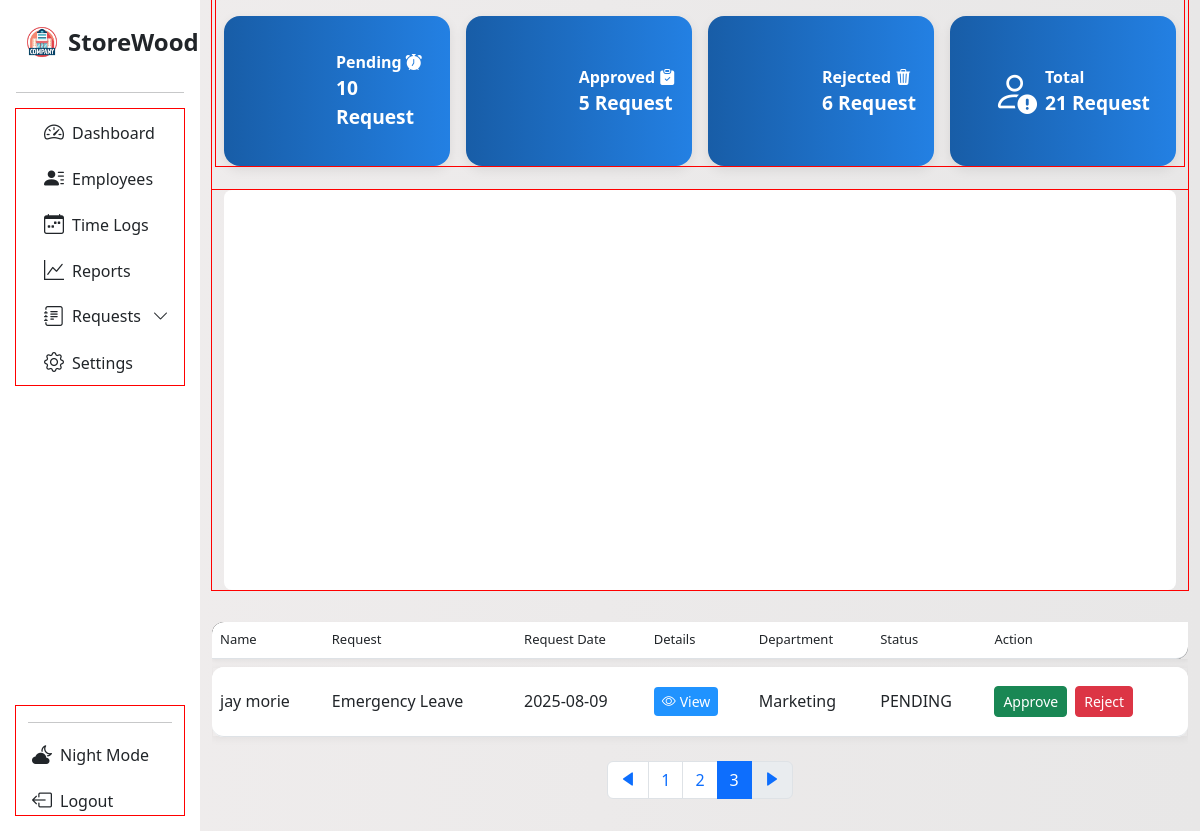
The page /request_page?page=3 on the database its author committed.
### tables this page shows
CREATE TABLE request (
                    id INTEGER PRIMARY KEY AUTOINCREMENT,
                    request_id TEXT,
                    name TEXT,
                    request_type TEXT,
                    date TEXT,
                    details TEXT,
                    department TEXT,
                    status TEXT DEFAULT 'PENDING',
                    action TEXT, time, expiration_time, expiration_date);

### App/main.py (the view)
@app.route('/request_page', methods=['GET'])
def request_page():
    rows = []
    page = int(request.args.get('page', 1))
    per_page = 10
    offset = (page - 1) * per_page
    try:
        with sqlite3.connect(db.connect_request_table()) as req_con:
            df = pd.read_sql_query("SELECT * FROM request", req_con)
            count_stats = df['status'].value_counts()
            pending = count_stats.get('PENDING', 0)
            approved = count_stats.get('APPROVED', 0)
            rejected = count_stats.get('REJECTED', 0)
            total_req = pending + approved + rejected
            record = {'pending': pending, 'approved': approved, 'rejected': rejected, 'total': total_req}
            cur = req_con.cursor()
            cur.execute('''SELECT name, request_type, date, details, department,
                        status, action, request_id FROM request LIMIT ? OFFSET ?''', (per_page, offset))
            display = cur.fetchall()
            for info in display:
                row = {'name': info[0], 'request': info[1],
                    'date': info[2], 'details': info[3],
                    'department': info[4], 'status': info[5],
                    'action': info[6], 'req_id': info[7]
                    }
                rows.append(row)
            cur.execute('''SELECT COUNT(*) FROM request''')
            total_rows = cur.fetchone()[0]
            total_page = math.ceil(total_rows / per_page)
            data = get_requests_per_day()
    except sqlite3.OperationalError:
        print("We're having a trouble retrieving request page data. Please try again." )
        traceback.print_exc()
    return render_template('req_page.html', page='requests', subpage='new',
                           rows = rows, records = record, request_data = data,
                           total_pages = total_page, table_page = page)

### App/database.py (called while the page is built)
    def connect_request_table(self):
        return self.employee_leave_request

### App/main.py (called while the page is built)
def get_requests_per_day():
    data = defaultdict(int)
    with sqlite3.connect(db.connect_request_table()) as con:
        cur = con.cursor()
        cur.execute("SELECT date FROM request")
        fetch = cur.fetchall()
    for row in fetch:
        dates = row[0]
        try:
            date_object = datetime.strptime(dates, "%Y-%m-%d %H:%M:%S")
            only_date = date_object.date().isoformat()
            data[only_date] += 1
        except Exception as e:
            try:
                only_date = datetime.strptime(dates, "%Y-%m-%d").date().isoformat()
                data[only_date] += 1
            except Exception as e:
                print(f"Skipping invalid date: {dates}", e)
    chart_data = [{'x':date, 'y':count} for date, count in sorted(data.items())]
    return chart_data

### App/templates/req_page.html (shortened to what this page needs)
<!DOCTYPE html>
<html lang="en">
<head>
  <link rel="stylesheet" href="{{ url_for('static', filename='dash.css') }}">
  <link rel="stylesheet" href="{{ url_for('static', filename='request.css') }}">
  <link href="https://cdn.jsdelivr.net/npm/bootstrap-icons@1.11.3/font/bootstrap-icons.css" rel="stylesheet">
  <link href='https://unpkg.com/boxicons@2.1.4/css/boxicons.min.css' rel='stylesheet'>
  <link href="https://cdn.jsdelivr.net/npm/bootstrap@5.3.0/dist/css/bootstrap.min.css" rel="stylesheet">
</head>
<body>
<div class="container-fluid">
  <div class="row flex-nowrap">
<nav id="sidebarMenu" class="col-12 col-sm-4 col-md-3 col-lg-3 col-xl-2 bg-col px-0 position-sticky sticky-top">
  <div class="d-flex w-100 flex-column p-3 align-items-sm-start pt-4 h-100">
    <a href="/" class="d-flex align-items-center mb-3 text-dark text-decoration-none w-100 px-2">
      <img src="{{ url_for('static', filename='img/company.png') }}?v=2" alt="Logo" width="36" height="36" class="me-2">
      <span class="fs-4 fw-semibold">StoreWood</span>
    </a>
    <hr class="w-100">
    <ul class="nav nav-pills flex-column mb-auto w-100" id="menu">
      <div class="container con-li">
        <li class="nav-item">
          <a href="{{ url_for('management') }}" class="nav-link text-dark">
            <i class="bi bi-speedometer2 fs-5"></i><span class="ms-2">Dashboard</span>
          </a>
        </li>
        <li class="nav-item">
          <a class="nav-link text-dark" href="{{ url_for('employees_management') }}">
            <i class="bi bi-person-lines-fill fs-5"></i><span class="ms-2">Employees</span>
          </a>
        </li>
        <li>
          <a href="#" class="nav-link text-dark">
            <i class="bi bi-calendar-week fs-5"></i><span class="ms-2">Time Logs</span>
          </a>
        </li>
        <li>
          <a href="#" class="nav-link text-dark">
            <i class="fs-5 bi bi-graph-up"></i><span class="ms-2">Reports</span>
          </a>
        </li>
      <li class="nav-item">
        <a class="nav-link d-flex justify-content-between align-items-center text-dark"
          data-bs-toggle="collapse" href="#requestsSubMenu"  role="button"
          aria-expanded="false" aria-controls="requestsSubMenu">
          <span class="d-flex align-items-center gap-2 flex-grow-1">
            <i class="fs-5 bi bi-journal-text"></i>
            <span class="text-truncate">Requests</span>
          </span>
          <i class="bi bi-chevron-down arrow-icon ms-2"></i>
        </a>
      </li>
        <li>
          <a href="#" class="nav-link text-dark">
            <i class="fs-5 bi bi-gear"></i><span class="ms-2">Settings</span>
          </a>
        </li>
      </div>
    </ul>
    <div class="container mt-auto">
      <hr class="w-100">
      <a href="{{ url_for('admin_login') }}" class="nav-link text-dark mt-3">
        <i class="bi bi-cloud-moon-fill fs-5 ms-1"></i><span class="ms-2">Night Mode</span>
      </a>
      <a href="{{ url_for('admin_login') }}" class="nav-link text-dark mt-3">
        <i class="bi bi-box-arrow-left fs-5 ms-1"></i><span class="ms-2">Logout</span>
      </a>
    </div>
  </div>
</nav>
<div class="main-top-var col py-3 content">
<div class="container">
  <div class="row g-3 mb-4">
    <div class="col-xl-3 col-lg-6">
      <div class="d-flex align-items-center justify-content-center text-white p-3 rounded-4 stat-box h-100">
        <div class="stat-content">
          <div class="stat-title">Pending <i class="bi bi-alarm-fill"></i></div>
          <div class="stat-value">{{ records.pending }} Request</div>
        </div>
      </div>
    </div>
    <div class="col-xl-3 col-lg-6">
      <div class="d-flex align-items-center justify-content-center text-white p-3 rounded-4 stat-box h-100">
        <div class="stat-content">
          <div class="stat-title">Approved <i class="bi bi-clipboard-check-fill"></i></div>
          <div class="stat-value">{{ records.approved }} Request</div>
        </div>
      </div>
    </div>
    <div class="col-xl-3 col-lg-6">
      <div class="d-flex align-items-center justify-content-center text-white p-3 rounded-4 stat-box h-100">
        <div class="stat-content">
          <div class="stat-title">Rejected <i class="bi bi-trash3-fill"></i></div>
          <div class="stat-value">{{ records.rejected }} Request</div>
        </div>
      </div>
    </div>
    <div class="col-xl-3 col-lg-6">
      <div class="d-flex align-items-center justify-content-center text-white p-3 rounded-4 stat-box h-100">
        <div class="ms-3 d-flex align-items-center justify-content-center" style="font-size: 2.8rem;">
          <i class="bi bi-person-exclamation"></i>
        </div>
        <div class="flex-grow-0 ms-2">
          <div class="stat-title">Total</div>
          <div class="stat-value">{{ records.total }} Request</div>
        </div>
      </div>
    </div>
  </div>
  <div class="row mb-4">
    <div class="col-12">
      <div id="chart" class="w-100" data-requests='{{ request_data | tojson }}'></div>
    </div>
  </div>
</div>
    <div class="table-responsive">
      <table class="table display custom-table" id="myTable">
        <thead class="head bg-black">
          <tr>
            <th>Name</th>
            <th>Request</th>
            <th>Request Date</th>
            <th>Details</th>
            <th>Department</th>
            <th>Status</th>
            <th>Action</th>
          </tr>
        </thead>
        <tbody>
          {% for row in rows %}
          <tr>
            <td>{{row['name']}}</td>
            <td>{{row['request']}}</td>
            <td>{{row['date']}}</td>
            <td>
              <a href="/read_request/{{row['req_id']}}"
                class="btn btn-info btn-sm"
                style="background-color: rgb(32, 147, 255); border: transparent;">
                <span style="color: white;" class="d-flex flex-row">
                  <i class="bi bi-eye me-1"></i> View
                </span>
              </a>
            </td>
            <td>{{row['department']}}</td>
            <td>{{row['status']}}</td>
            {%if row['status'] == 'PENDING' %}
            <td>
              <div class="d-flex flex-row gap-2">
                <form method="POST" action="/update_status">
                  <button type="submit" class="btn btn-success btn-sm">Approve</button>
                </form>
                <form method="POST" action="/update_status">
                  <button type="submit" class="btn btn-danger btn-sm">Reject</button>
                </form>
              </div>
            </td>
            {% endif %}
          </tr>
        </tbody>
        {% endfor %}
      </table>
    </div>
      <div class="w-100 d-flex justify-content-center gap-1">
        <nav aria-label="Page navigation">
          <ul class="pagination">
            <li class="page-item {% if table_page == 1 %}disabled{% endif %} arrow-head">
              <a class="page-link" href="?page={{ table_page - 1 }}" aria-label="Previous">
                <span aria-hidden="true"><i class='bx bxs-left-arrow text-primary'></i></span>
              </a>
            </li>
            {% for page_num in range(1, total_pages + 1) %}
            <li class="page-item {% if page_num == table_page %}active{% endif %}">
              <a class="page-link" href="?page={{ page_num }}">{{ page_num }}</a>
            </li>
            {% endfor %}
            <li class="page-item {% if table_page == total_pages %}disabled{% endif %} arrow-head">
              <a class="page-link" href="?page={{ table_page + 1 }}" aria-label="Next">
                <span aria-hidden="true"><i class='bx bxs-right-arrow text-primary'></i></span>
              </a>
            </li>
        </ul>
      </nav>
    </div>
  </div>
</div>
</body>
</html>

### App/static/dash.css (style rules this page uses)
* { scrollbar-width: none; }
body { background: linear-gradient(to right, #f0eded, #e8e7e7); overflow: hidden; scrollbar-width: none; height: 100%; }
*, *::before, *::after { box-sizing: border-box; }
.bg-col { background-color: rgb(255, 255, 255) !important; }
.custom-table { border-collapse: separate !important; border-spacing: 0 6px; height: 30px; border-radius: 10px; overflow-y: scroll; }
.custom-table tbody tr td, .custom-table tbody tr th { height: 70px; vertical-align: middle; }
.custom-table tbody tr { background-color: #fff; box-shadow: 0 2px 8px rgba(0, 0, 0, 0.05); }
.custom-table tbody tr td:first-child, .custom-table tbody tr th:first-child { border-top-left-radius: 12px; border-bottom-left-radius: 12px; }
.custom-table tbody tr td:last-child { border-top-right-radius: 12px; border-bottom-right-radius: 12px; }
.custom-table thead th:first-child { border-top-left-radius: 12px; }
.custom-table thead th:last-child { border-bottom-right-radius: 12px; }
thead.head th { font-size: small; font-weight: 500; }
.bg-col { background-color: white; }
.bg-col ul li { min-width: 140px; max-width: 100%; width: auto; }
#sidebarMenu { height: 100vh; overflow-y: scroll; overflow-x: hidden; position: sticky; top: 0; scrollbar-width: none; -ms-overflow-style: none; }
main, .container, .row, .col { outline: 1px solid red; }
.stat-box { height: 100%; min-height: 100px; box-shadow: 0 4px 12px rgba(0, 0, 0, 0.08); }
.main-top-var { height: 100vh; overflow-y: auto; }
.arrow-icon { transition: transform 0.3s ease; display: inline-block; position: relative; width: 1.2em; text-align: center; }
.arrow-icon::before { content: ''; display: inline-block; width: 0; }

### App/static/request.css (style rules this page uses)
.stat-box { min-height: 150px; }
.stat-content { display: flex; flex-direction: column; justify-content: center; }
.stat-title { font-size: 1.1rem; font-weight: 600; }
.stat-value { font-size: 1.3rem; font-weight: bold; }
.stat-box { background: linear-gradient(to right,rgb(24, 93, 167),rgb(35, 128, 227) ) ; }
#chart { width: 100%; min-height: 400px; background-color: white; border-radius: 8px; }
.stat-box { background-color: #4e73df; }
.stat-title { font-weight: 600; font-size: 1rem; }
.stat-value { font-size: 1.2rem; }
.head { white-space: nowrap; }
.custom-table { border-collapse: separate; border-spacing: 0 8px; }
.custom-table thead tr { box-shadow: 0 2px 4px rgba(0, 0, 0, 0.05); }

### rows shown on the page
request: name "jay morie", request "Emergency Leave", date "2025-08-09", department "Marketing", status "PENDING"

### other values the page prints
{{ records.pending }} "10"
{{ records.approved }} "5"
{{ records.rejected }} "6"
{{ records.total }} "21"
{{ page_num }} "1" "2" "3"
